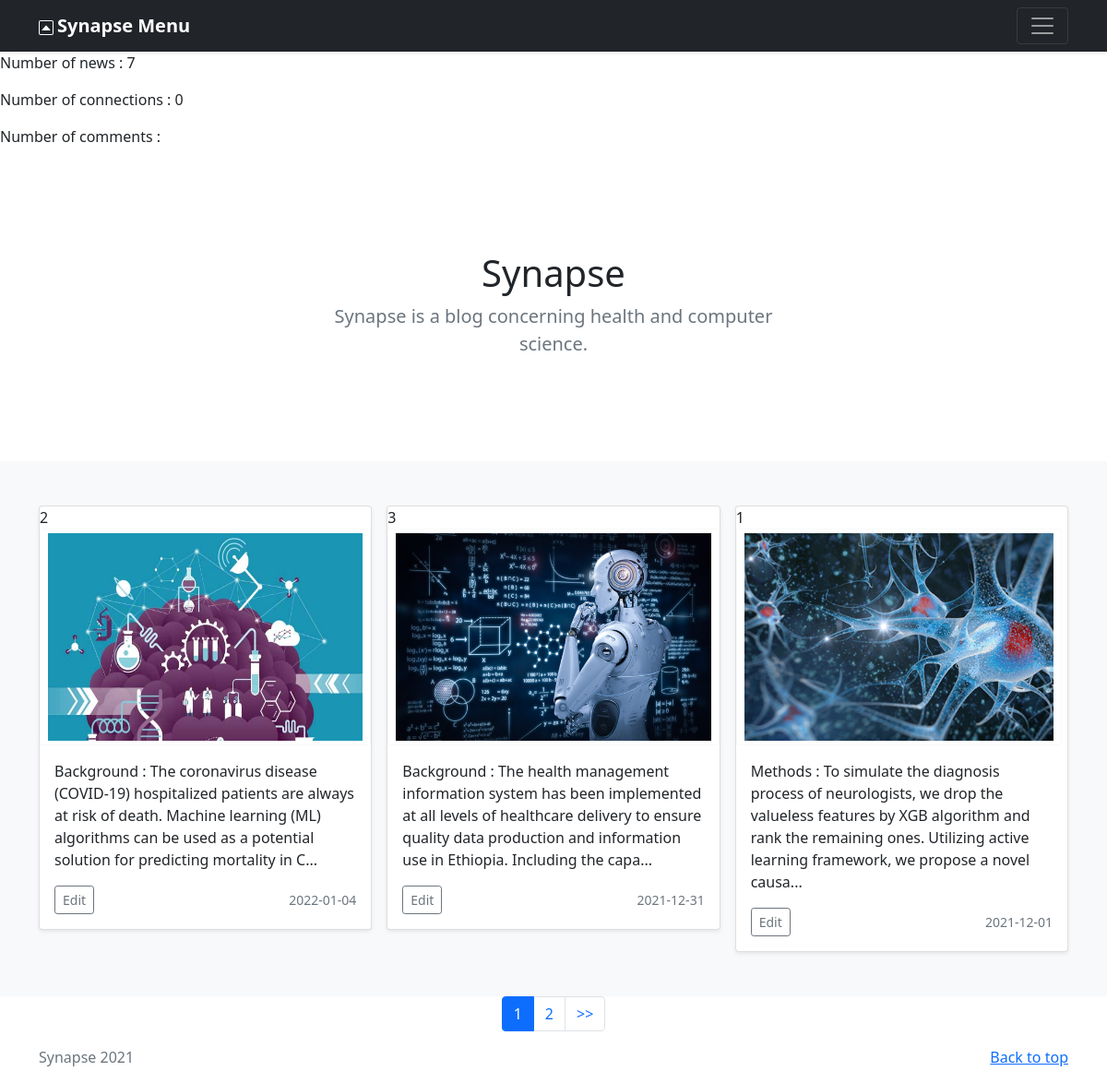
The page / on the database its author committed.
### tables this page shows
CREATE TABLE IF NOT EXISTS `tuser` (
  `login` varchar(30) NOT NULL,
  `password` varchar(100) NOT NULL,
  `email` varchar(50) NOT NULL,
  `is_admin` tinyint(1) NOT NULL,
  `id_picture` int(11) NOT NULL,
  PRIMARY KEY (`login`),
  UNIQUE KEY `email` (`email`),
  KEY `id_picture` (`id_picture`)
);

CREATE TABLE IF NOT EXISTS `tpicture` (
  `id` int(11) NOT NULL AUTO_INCREMENT,
  `uri` varchar(50) NOT NULL,
  `alt` varchar(500) NOT NULL,
  PRIMARY KEY (`id`)
);

### index.php (called while the page is built, shortened)
<?php
require_once(__DIR__. DIRECTORY_SEPARATOR . 'Config' . DIRECTORY_SEPARATOR . 'Config.php');
require_once(__DIR__. DIRECTORY_SEPARATOR . 'Config' . DIRECTORY_SEPARATOR . 'SplClassLoader.php');
$mainCont = new \Controllers\FrontController();
?>

### Config/SplClassLoader.php (called while the page is built, shortened)
<?php
class SplClassLoader
{
    private $_fileExtension = '.php';
    private $_namespace;
    private $_namespaceSeparator = '\\';
    public function __construct(string $ns = null, string $includePath = null)
    {
        $this->_namespace = $ns;
        $this->_includePath = $includePath;
    }
    public function loadClass(string $className)
    {
        if (null === $this->_namespace || $this->_namespace.$this->_namespaceSeparator === substr($className, 0, strlen($this->_namespace.$this->_namespaceSeparator))) {
            $fileName = '';
            if (false !== ($lastNsPos = strripos($className, $this->_namespaceSeparator))) {
                $namespace = substr($className, 0, $lastNsPos);
                $className = substr($className, $lastNsPos + 1);
                $fileName = str_replace($this->_namespaceSeparator, DIRECTORY_SEPARATOR, $namespace) . DIRECTORY_SEPARATOR;
            }
            $fileName .= str_replace('_', DIRECTORY_SEPARATOR, $className) . $this->_fileExtension;
        }
    }
}

### Models/NewsModel.php (called while the page is built, shortened)
<?php
class NewsModel {
	private $news_gw;
	private $user='root';
	private $pass='';
	private $dsn='mysql:host=localhost;dbname=dbsynapse';
	public function __construct() {
		$this->con=new Connection($this->dsn, $this->user, $this->pass);
		$this->news_gw = new NewsGateway($this->con);
	}
	function findAll():array {
		$all_raw_news = $this->news_gw->getAllNews();
		$all_news = array();
		foreach($all_raw_news as $raw_news) {
			$picture_user = new Picture($raw_news['id_picture'], $raw_news['uri'], $raw_news['alt']);
			if($raw_news['is_admin'] == 1) {
				$user = new User($raw_news['login_user'], $raw_news['password'], $picture_user, true, $raw_news['email']);
			}
			else {
				$user = new User($raw_news['login_user'], $raw_news['password'], $picture_user, false, $raw_news['email']);
			}
			$raw_news_pictures = $this->news_gw->getFullPicturesById($raw_news['id_news']);
			$news_pictures = [];
			foreach ($raw_news_pictures as $value) {
				$news_pictures[] = $value['id_picture'];
			}
			$raw_news_comments = $this->news_gw->getFullCommentsById($raw_news['id_news']);
			$news_comments = [];
			foreach ($raw_news_comments as $value) {
				$news_comments[] = $value['id_comment'];
			}
			$news = new News($raw_news['id_news'], $raw_news['description'], $raw_news['date'], $raw_news['title'], $user, $news_pictures, $news_comments);
			$all_news[] = $news;
		}
		return $all_news;
	}
}
?>

### Gateways/NewsGateway.php (called while the page is built, shortened)
<?php
Class NewsGateway {
    private $con;
    public function __construct(Connection $con) {
        $this->con=$con;
    }
    public function getAllNews():array {
        $query="SELECT * FROM (SELECT id AS id_news, title, description, date, login_user from TNews) AS N, TUser, TPicture WHERE N.login_user=TUser.login AND TUser.id_picture = TPicture.id;";
        $this->con->executeQuery($query, array());
        return ( $this->con->getResults() );
    }
    public function getFullPicturesById(int $id):array {
        $query="SELECT id_picture FROM TNewsIncludePicture WHERE id_news=:id;";
        $this->con->executeQuery($query, [':id'=>array($id, \PDO::PARAM_INT)]);
        return $this->con->getResults();
    }
    public function getFullCommentsById(int $id):array {
        $query="SELECT id AS id_comment FROM TComment WHERE id_news=:id;";
        $this->con->executeQuery($query, [':id'=>array($id, \PDO::PARAM_INT)]);
        return $this->con->getResults();
    }
}
?>

### Config/Connection.php (called while the page is built, shortened)
<?php
class Connection extends \PDO {
  private $stmt;
  public function executeQuery(string $query, array $parameters = []) : bool{
    $this->stmt = parent::prepare($query);
    foreach ($parameters as $name => $value) {
      $this->stmt->bindValue($name, $value[0], $value[1]);
    }
    return $this->stmt->execute();
  }
  public function getResults() : array {
    return $this->stmt->fetchall(\PDO::FETCH_ASSOC);
  }
}
?>

### Config/Config.php (called while the page is built, shortened)
<?php
$tDirectory['user_pictures']='Assets' . DIRECTORY_SEPARATOR . 'Pictures' . DIRECTORY_SEPARATOR . 'Users' . DIRECTORY_SEPARATOR;
$tDirectory['news_pictures']='Assets' . DIRECTORY_SEPARATOR . 'Pictures' . DIRECTORY_SEPARATOR . 'News' . DIRECTORY_SEPARATOR;
$nbNewsPerPage = 3;
?>

### Jobs/News.php (called while the page is built, shortened)
<?php
Class News {
  private $id;
  private $description;
  private $date;
  public function __construct(int $id, string $description, string $date, string $title, User $author, array $pictures=array(), array $commentList=array()) {
    $this->id=$id;
    $this->description=$description;
    $this->date=$date;
  }
  public function getId(): int {
    return $this->id;
  }
  public function getDescription(): string{
    return $this->description;
  }
  public function getDate(): string{
    return $this->date;
  }
}
?>

### Models/PictureModel.php (called while the page is built, shortened)
<?php
class PictureModel {
	private $user='root';
	private $pass='';
	private $dsn='mysql:host=localhost;dbname=dbsynapse';
	public function __construct() {
		$this->con=new Connection($this->dsn, $this->user, $this->pass);
	}
}
?>

### Views/home.php (the view, shortened to what this page needs)
  </head>
  <body>
    <main>
    <?php
      $model_news = new Models\NewsModel();
      $tAllnews = $model_news->findAll();
      ?>
    <p>Number of news : <?php echo count($tAllnews)?> </p>
    <p>Number of connections : <?= isset($_COOKIE['cookieCpt']) ? $_COOKIE['cookieCpt'] : 0 ?> </p>
    <p>Number of comments :  </p>
      <section class="py-5 text-center container">
        <div class="row py-lg-5">
          <div class="col-lg-6 col-md-8 mx-auto">
            <h1 class="fw-light">Synapse</h1>
            <p class="lead text-muted">Synapse is a blog concerning health and computer science.</p>
          </div>
        </div>
      </section>
      <div class="album py-5 bg-light">
        <div class="container">
          <div class="row row-cols-1 row-cols-sm-2 row-cols-md-3 g-3">
              <?php
                $maxPage = ceil(count($tAllnews) / $nbNewsPerPage);
                $page = max(1, min($page, $maxPage));
              for($i=$nbNewsPerPage * ($page-1) ; $i<$nbNewsPerPage * $page; $i++){
                $news=$tAllnews[$i];
                ?>
              <div class="col">
                <div class="card shadow-sm">
                  <?php
                  $model_picture = new \Models\PictureModel();
                  if(isset($news->getPictures()[0])){
                    $pict = $model_picture->findById($news->getPictures()[0]);
                  }
                  echo $news->getId(); ?>
                  <a href="<?= "?action=switch_article&id=" . $news->getId() ?>">
                    <button type="button" class="btn btn-sm btn-outline-light">
                        <img  width="100%" height="225" src="<?php echo $tDirectory['news_pictures'] . $pict->getUri()?>"/>
                    </button>
                  </a>
                  <div class="card-body">
                    <p class="card-text"> <?php echo substr($news->getDescription(),0, 200) . '...'; ?> </p>
                    <div class="d-flex justify-content-between align-items-center">
                      <div class="btn-group">
                        <button type="button" class="btn btn-sm btn-outline-secondary">Edit</button>
                      </div>
                      <small class="text-muted"><?= $news->getDate() ?></small>
                    </div>
                  </div>
                </div>
              </div>
            <?php } ?>
          </div>
        </div>
      </div>
      <nav aria-label="My navigation page">
        <ul class="pagination justify-content-center">
          <li class="page-item active"><a class="page-link" href="<?= "?page=".$page ?>"><?=$page?></a></li>
          <?php if($page+1<=$maxPage){ ?>
            <li class="page-item"><a class="page-link"  href="<?= "?page=" .($page +1) ?>"><?=($page +1)?></a></li>
            <li class="page-item">
              <a class="page-link" href="<?= "?page=" . $maxPage ?>">>></a>
            </li>
          <?php } ?>
        </ul>
      </nav>
    </main>
  </body>
</html>

### rows shown on the page
tuser: Id "2", tpicture.uri (picture), Description "Background : The coronavirus disease (COVID-19) hospitalized patients are always at risk of death. Machine learning (ML) algorithms can be used as a potential solution for predicting mortality in C", Date "2022-01-04", Id "3", Description "Background : The health management information system has been implemented at all levels of healthcare delivery to ensure quality data production and information use in Ethiopia. Including the capa", Date "2021-12-31"
tpicture: uri (picture)

### other values the page prints
count($tAllnews) "7"
$news->getId() "1"
substr($news->getDescription(),0, 200) "Methods : To simulate the diagnosis process of neurologists, we drop the valueless features by XGB algorithm and rank the remaining ones. Utilizing active learning framework, we propose a novel causa"
$news->getDate() "2021-12-01"
$page "1"
$page +1 "2"
